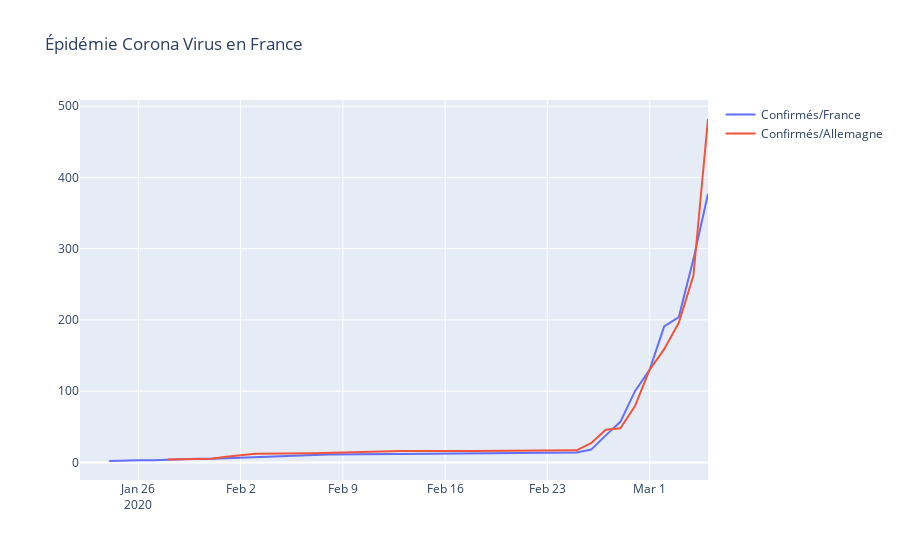

Notebook code for this chart:
### Code cell
data = [go.Scatter(x=france_df.day, 
                   y=france_df.Confirmed,
                   name='Confirmés/France'),
       go.Scatter(x=epidemie_df[epidemie_df["Country/Region"] == 'Germany']['day'],
                  y=epidemie_df[epidemie_df["Country/Region"] == 'Germany']['Confirmed'],
                  name='Confirmés/Allemagne'
                 )]

layout = dict(
    title = 'Épidémie Corona Virus en France',
    xaxis = dict(range = ['2020-01-22', '2020-03-05'])
)

fig = dict(data=data, layout=layout)

iplot(fig)

### Figure 1 — Plotly figure (JSON) as saved in the notebook; plotly's stock layout.template omitted (floating-point values rounded to 4 significant figures)
{"data": [{"name": "Confirmés/France", "type": "scatter", "x": ["2020-01-24", "2020-01-25", "2020-01-26", "2020-01-27", "2020-01-28", "2020-01-29", "2020-01-30", "2020-01-31", "2020-02-01", "2020-02-01", "2020-02-01", "2020-02-01", "2020-02-01", "2020-02-01", "2020-02-01", "2020-02-08", "2020-02-08", "2020-02-08", "2020-02-08", "2020-02-12", "2020-02-12", "2020-02-12", "2020-02-15", "2020-02-15", "2020-02-15", "2020-02-15", "2020-02-15", "2020-02-15", "2020-02-15", "2020-02-15", "2020-02-15", "2020-02-15", "2020-02-25", "2020-02-26", "2020-02-27", "2020-02-28", "2020-02-29", "2020-03-01", "2020-03-02", "2020-03-03", "2020-03-04", "2020-03-05"], "y": [2, 3, 3, 3, 4, 5, 5, 5, 6, 6, 6, 6, 6, 6, 6, 11, 11, 11, 11, 11, 11, 11, 12, 12, 12, 12, 12, 12, 12, 12, 12, 12, 14, 18, 38, 57, 100, 130, 191, 204, 285, 377]}, {"name": "Confirmés/Allemagne", "type": "scatter", "x": ["2020-01-28", "2020-01-29", "2020-01-30", "2020-01-31", "2020-02-01", "2020-02-02", "2020-02-03", "2020-02-03", "2020-02-03", "2020-02-03", "2020-02-07", "2020-02-07", "2020-02-09", "2020-02-09", "2020-02-11", "2020-02-11", "2020-02-13", "2020-02-13", "2020-02-13", "2020-02-13", "2020-02-13", "2020-02-18", "2020-02-18", "2020-02-18", "2020-02-21", "2020-02-21", "2020-02-21", "2020-02-21", "2020-02-25", "2020-02-26", "2020-02-27", "2020-02-28", "2020-02-29", "2020-03-01", "2020-03-02", "2020-03-03", "2020-03-04", "2020-03-05"], "y": [4, 4, 4, 5, 8, 10, 12, 12, 12, 12, 13, 13, 14, 14, 16, 16, 16, 16, 16, 16, 16, 16, 16, 16, 16, 16, 16, 16, 17, 27, 46, 48, 79, 130, 159, 196, 262, 482]}], "layout": {"title": {"text": "Épidémie Corona Virus en France"}, "xaxis": {"range": ["2020-01-22", "2020-03-05"]}}}
